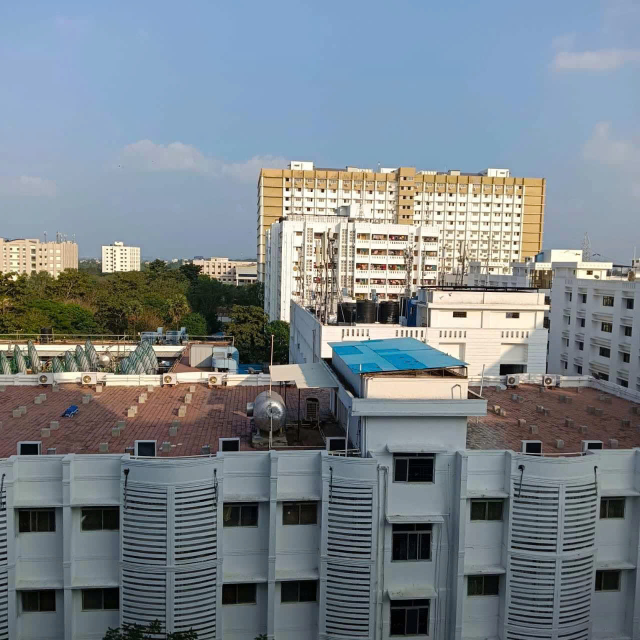
#> input picture examples/6a.jpg, 1280 x 1280 px (shown at 1/2 size)
$ python -i panorama.py   (imports and definitions only)
#> lines starting #> are read from the running program, lines starting #| are printed output that depends on the picture
import numpy as np
import imutils
import cv2
class Stitcher:
	def __init__(self):
		# Xác định xem ta có đang sử dụng OpenCV v3.X hay không
		self.isv3 = imutils.is_cv3(or_better=True)

	def stitch(self, images, ratio=0.75, reprojThresh=4.0, showMatches=False):
		# Giải nén hình ảnh, sau đó phát hiện các điểm chính (keypoint) và trích xuất các mô tả bất biến cục bộ
		(imageB, imageA) = images
		(kpsA, featuresA) = self.detectAndDescribe(imageA)
		(kpsB, featuresB) = self.detectAndDescribe(imageB)
		imageA_key = cv2.drawKeypoints(imageA, [cv2.KeyPoint(x=float(x), y=float(y), size=3) for (x, y) in kpsA], None, (0,255,0))
		imageB_key = cv2.drawKeypoints(imageB, [cv2.KeyPoint(x=float(x), y=float(y), size=3) for (x, y) in kpsB], None, (0,255,0))
		# Khớp các tính năng (feature) giữa hai hình ảnh
		M = self.matchKeypoints(kpsA, kpsB, featuresA, featuresB, ratio, reprojThresh)
		# Nếu kết quả khớp là None thì không có đủ kết quả khớp keypoint để tạo ra một bức tranh toàn cảnh
		if M is None:
			return None
		# Nếu không, hãy áp dụng hiệu ứng cong vênh để ghép các hình ảnh cùng nhau
		(matches, H, status) = M
		result = cv2.warpPerspective(imageA, H, (imageA.shape[1] + imageB.shape[1], imageA.shape[0]))
		result[0:imageB.shape[0], 0:imageB.shape[1]] = imageB
		# Kiểm tra xem các keypoint có khớp nhau hay không để trực quan hóa
		if showMatches:
			vis = self.drawMatches(imageA, imageB, kpsA, kpsB, matches, status)
			# Trả về một bộ hình ảnh được khâu và hình dung
			return (result, vis, imageA_key, imageB_key)
		# Trả về một bộ hình ảnh đã khâu
		return result

	# [59 lines left out: functions detectAndDescribe, matchKeypoints, drawMatches, not called in this run]

>>> import cv2
>>> picture = cv2.imread('examples/6a.jpg', cv2.IMREAD_GRAYSCALE)
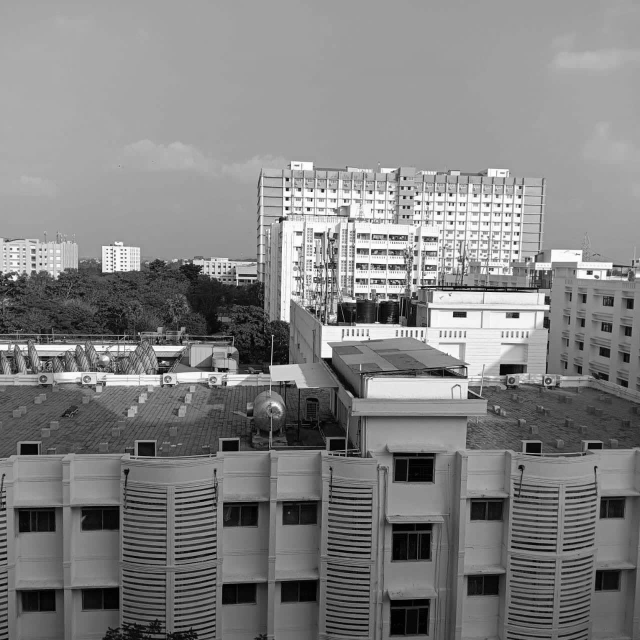
#> picture: shape (1280, 1280) (shown at 1/2 size); min 0, max 255, mean 130
>>> result = Stitcher().stitch(picture)
#> (the run stopped early here; a loop or call above may not have finished)

$ run again, on examples/6b.jpg
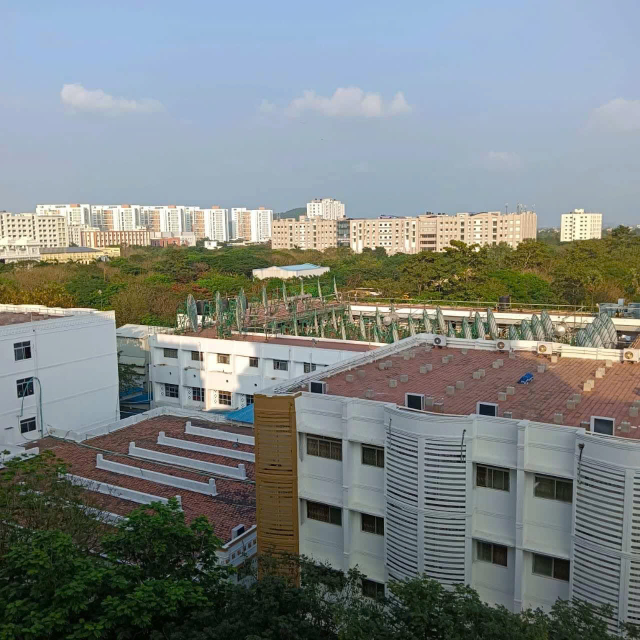
#> input picture examples/6b.jpg, 1280 x 1280 px (shown at 1/2 size)
#> `picture = cv2.imread('examples/6a.jpg', cv2.IMREAD_GRAYSCALE)`:
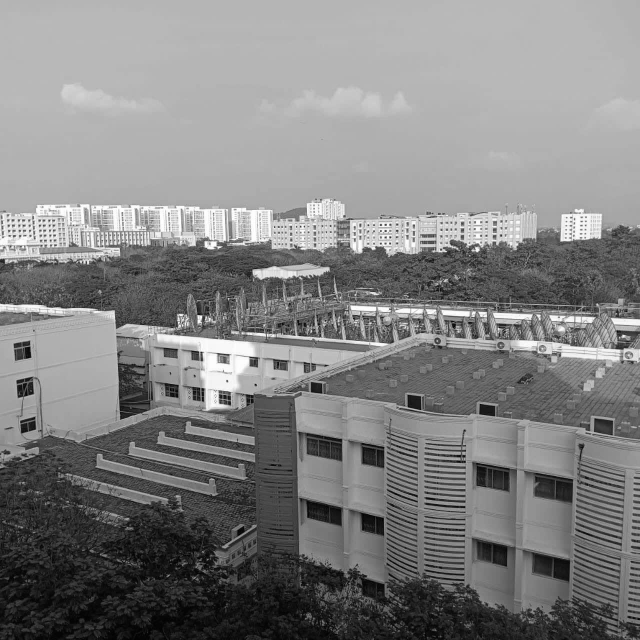
#> picture: shape (1280, 1280) (shown at 1/2 size); min 0, max 255, mean 129.8

$ run again, on examples/6c.jpg
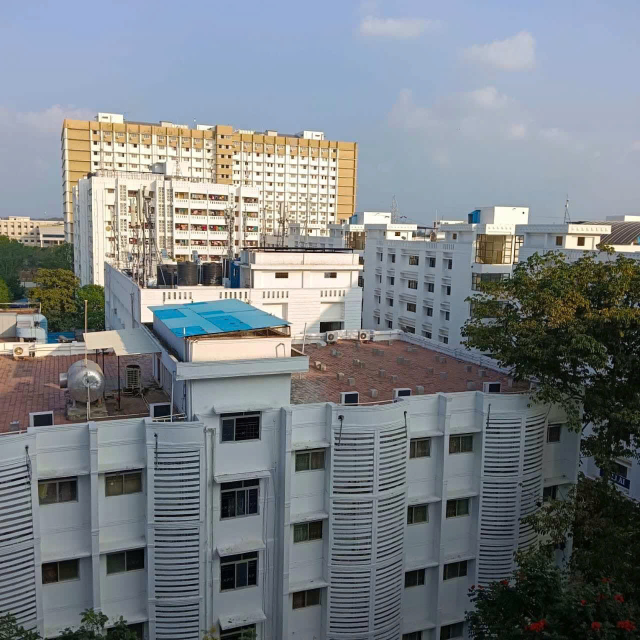
#> input picture examples/6c.jpg, 1280 x 1280 px (shown at 1/2 size)
#> `picture = cv2.imread('examples/6a.jpg', cv2.IMREAD_GRAYSCALE)`:
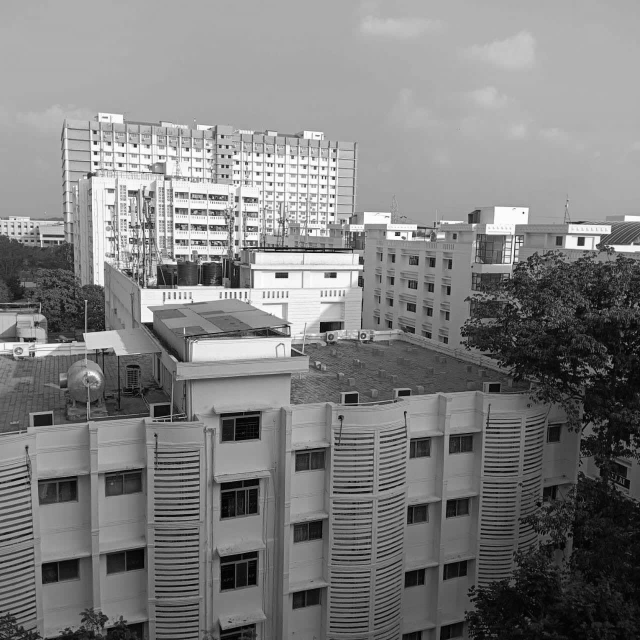
#> picture: shape (1280, 1280) (shown at 1/2 size); min 0, max 255, mean 126.9

$ run again, on examples/foto1A.jpg
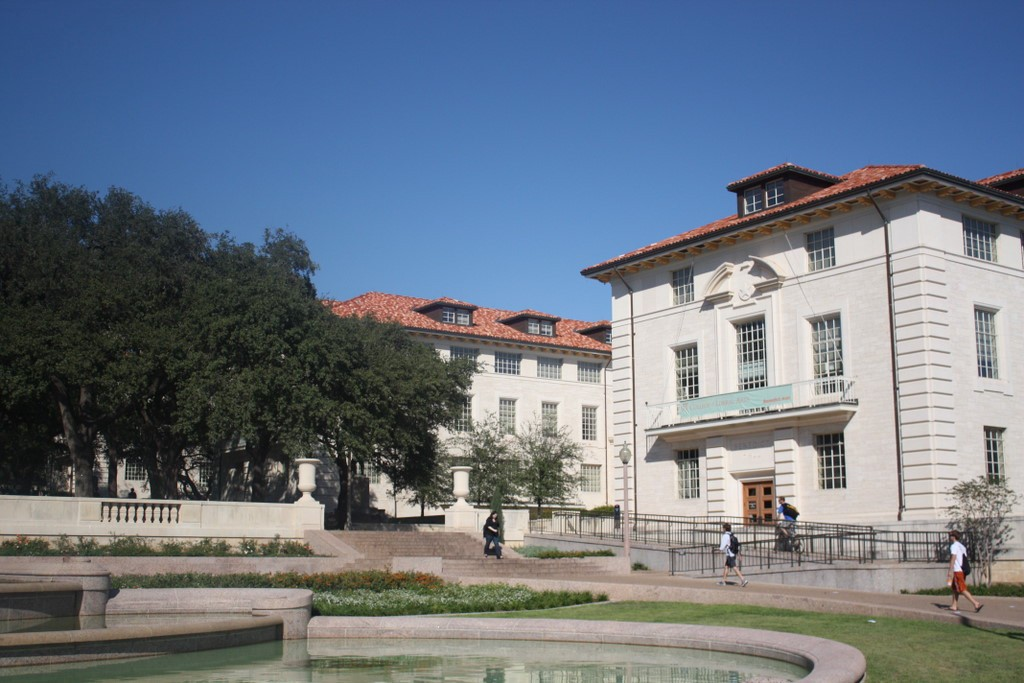
#> input picture examples/foto1A.jpg, 1024 x 683 px
#> `picture = cv2.imread('examples/6a.jpg', cv2.IMREAD_GRAYSCALE)`:
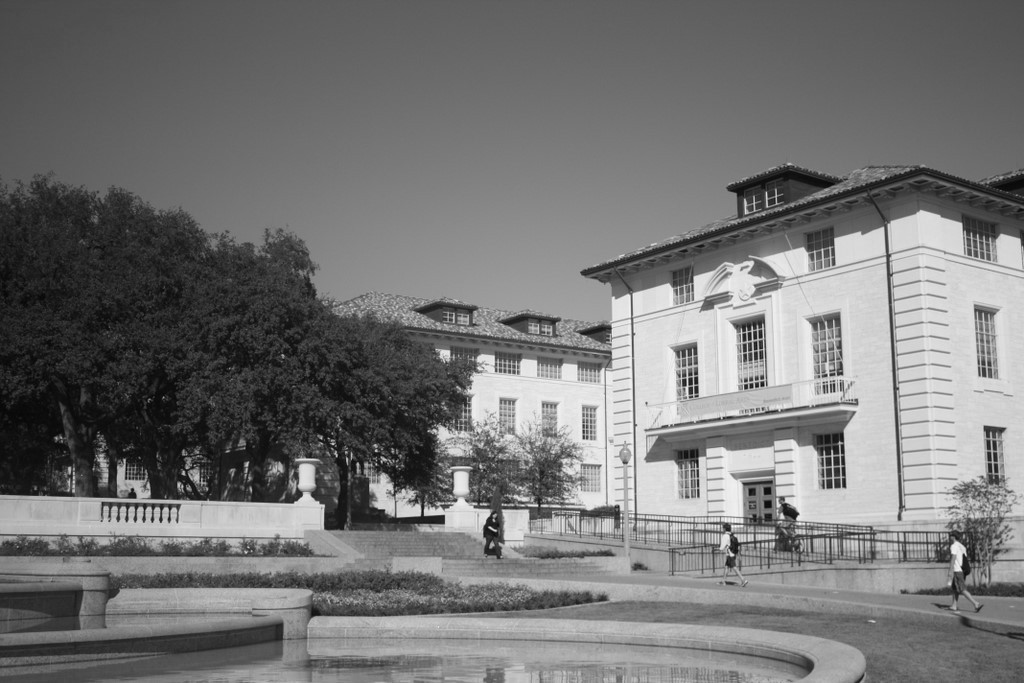
#> picture: shape (683, 1024); min 3, max 254, mean 117
